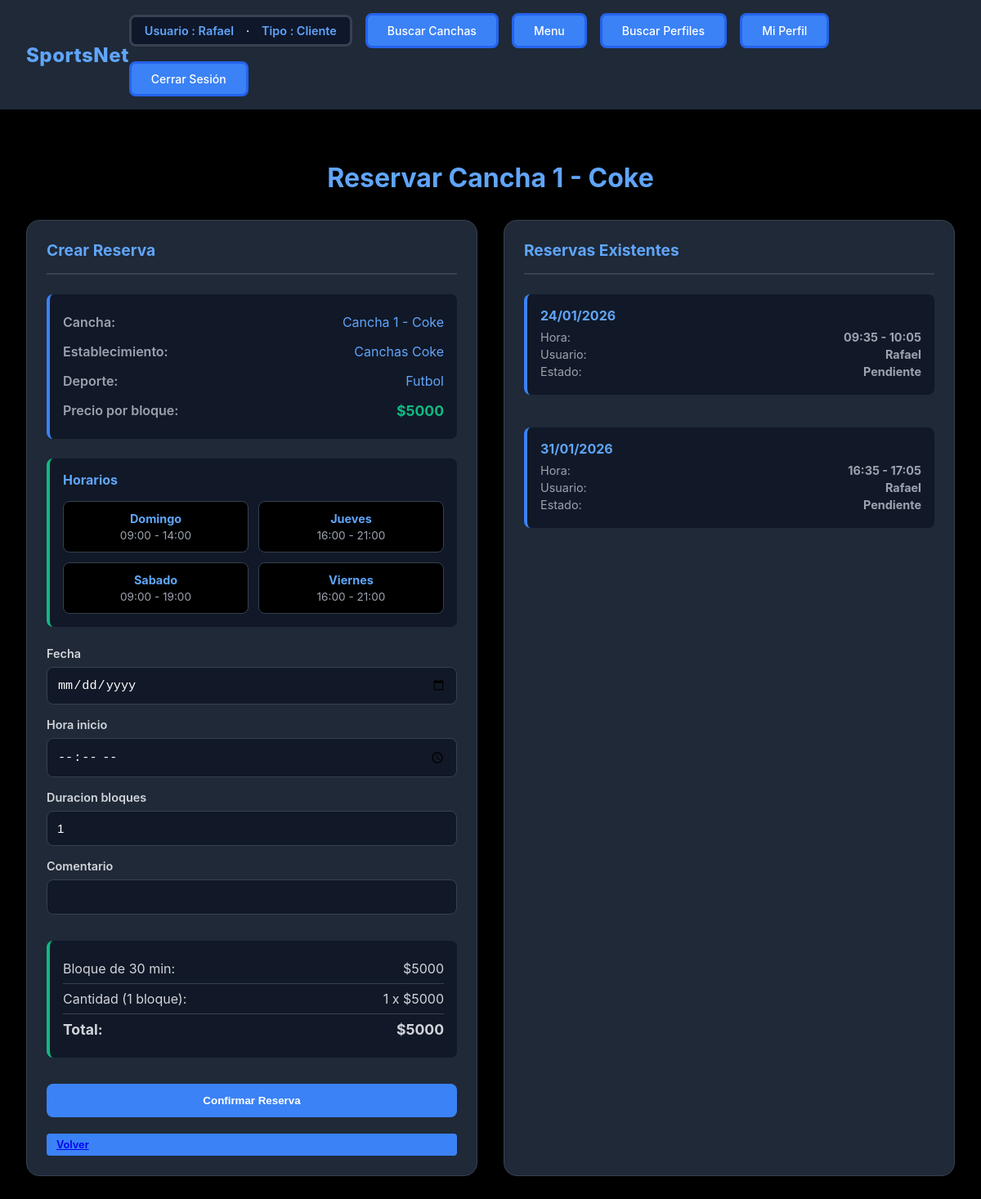
Before: /cancha/1/crear/reservas (signed in) with the older database file.
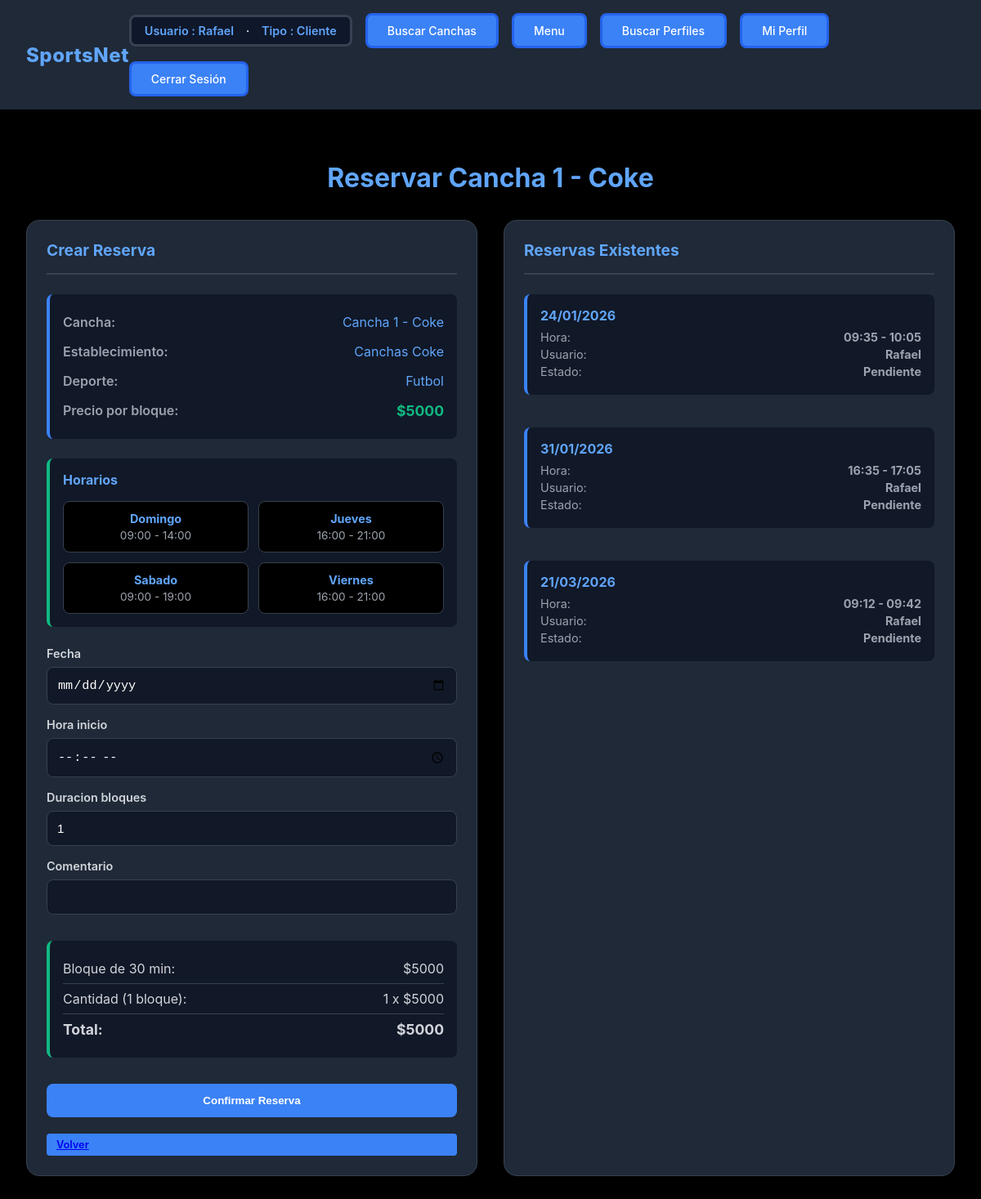
After: the same page with the newer database file.
### establecimientos/models.py (models this page shows, shortened)
class HorarioEstablecimiento(models.Model):
    DIAS_SEMANA = [
        ("Lunes","Lunes"),
        ("Martes","Martes"),
        ("Miercoles","Miercoles"),
        ("Jueves","Jueves"),
        ("Viernes","Viernes"),
        ("Sabado","Sabado"),
        ("Domingo","Domingo")
    ]
    establecimiento = models.ForeignKey(Establecimiento, on_delete=models.CASCADE, related_name="horarios")
    dia = models.CharField(max_length=20, choices=DIAS_SEMANA)
    hora_apertura = models.TimeField()
    hora_cierre = models.TimeField()

### reservas/models.py (models this page shows, shortened)
class Reserva (models.Model):
    ESTADOS = [("PENDIENTE","Pendiente"),
               ("CONFIRMADA","Confirmada"),
               ("CANCELADA","Cancelada"),
               ("TERMINADA","Terminada"),
               ("EN_CURSO","En Curso"),
               ]
    cancha = models.ForeignKey(Cancha, on_delete=models.SET_NULL, related_name="reservas",null=True,default="---")
    usuario = models.ForeignKey(Usuario, on_delete=models.CASCADE, related_name="reservas")
    fecha = models.DateField(default=timezone.now,blank=False, null=False)
    hora_inicio = models.TimeField(blank=False, null=False)
    duracion_bloques = models.PositiveIntegerField(default=1,blank=False, null=False )
    estado = models.CharField(max_length=20, choices=ESTADOS, default="PENDIENTE")
    precio_total = models.DecimalField(max_digits=10, decimal_places=0, null=True, blank = True)
    comentario = models.CharField(max_length=100, blank=True, null =True)
    fecha_creacion = models.DateTimeField(auto_now_add=True)
    def hora_fin (self):
        inicio = datetime.combine(self.fecha, self.hora_inicio)
        fin = inicio + timedelta(minutes=self.duracion_bloques*30)
        return fin.time()

### cuentas/models.py (models this page shows, shortened)
class Usuario (AbstractUser):
    email = models.EmailField(unique=True, blank=False, null=False)
    first_name = models.CharField(max_length=150, blank=False)
    last_name = models.CharField(max_length=150, blank=False)
    telefono = models.CharField(max_length=20, blank=False, null=False)
    fecha_nacimiento = models.DateField(blank=False, null=False)

### reservas/views.py (the view)
# urls.py: path("cancha/<int:cancha_id>/crear/reservas", views.crear_reserva , name="crear_reserva"),
@login_required(login_url="cuentas:login_cuenta")
@require_http_methods(["GET", "POST"])
def crear_reserva(request, cancha_id):
    cancha = get_object_or_404(Cancha, id=cancha_id)
    reservas_cancha = Reserva.objects.filter(
        cancha=cancha,
        estado__in=["PENDIENTE", "CONFIRMADA","EN_CURSO"]
    ).select_related("usuario").order_by("fecha", "hora_inicio")
    horarios = HorarioEstablecimiento.objects.filter(
        establecimiento=cancha.establecimiento
    ).order_by('dia')
    if request.method == "POST":
        form = CrearReservaForm(request.POST, cancha=cancha)
        if form.is_valid():
            reserva = form.save(commit=False)
            reserva.cancha = cancha
            reserva.usuario = request.user
            if conflicto_hora(reserva):
                messages.error(request, "Ya existe una reserva en ese horario")
                return render(request, "crear_reserva.html", {
                    "form": form,
                    "cancha": cancha,
                    "reservas_cancha": reservas_cancha,
                    "horarios": horarios,
                })
            reserva.save()
            messages.success(request, "Reserva creada")
            return redirect("cuentas:invitar_a_reserva", reserva_id=reserva.id)
    else:
        form = CrearReservaForm(cancha=cancha)
    for reserva in reservas_cancha:
        reserva.hora_fin = reserva.hora_fin()
    return render(request, "crear_reserva.html", {
        "form": form,
        "cancha": cancha,
        "reservas_cancha": reservas_cancha,
        "horarios": horarios,
    })

### reservas/forms.py (shortened to what this page needs)
class CrearReservaForm(forms.ModelForm):
    class Meta:
        model = Reserva
        fields = ['fecha', 'hora_inicio', 'duracion_bloques', 'comentario']
        widgets = {
            'fecha': forms.DateInput(attrs={'type': 'date'}),
            'hora_inicio': forms.TimeInput(attrs={'type': 'time'}),
        }
    def __init__(self, *args, cancha=None, **kwargs):
        super().__init__(*args, **kwargs)
        self.cancha = cancha

### cuentas/context_processors.py (called while the page is built)
def invitaciones_pendientes(request):
    if request.user.is_authenticated:
        invitacion_pendiente = request.user.received_invitations.filter(
            accepted=False
        ).order_by('-created_at').first()
        return {
            'invitacion_pendiente': invitacion_pendiente
        }
    return {
        'invitacion_pendiente': None
    }

### reservas/templates/crear_reserva.html (shortened to what the changed rows need)
{% extends 'base.html' %}
{% load static %}
{% block extra_css %}
  <link rel="stylesheet" href="{% static 'css/crear_reserva.css' %}">
{% endblock %}
{% block contenido %}
<div class="reserva-container">
  <h1 class="reserva-title">Reservar {{ cancha.nombre }}</h1>
  <div class="contenedor-dos-columnas">
    <div class="columna-formulario">
      <h2 class="seccion-titulo">Crear Reserva</h2>
      {% if horarios %}
        <div class="horarios-disponibles">
          <div class="horarios-grid">
            {% for horario in horarios %}
              <div class="horario-card">
                <div class="horario-dia">{{ horario.get_dia_display }}</div>
                <div class="horario-horas">{{ horario.hora_apertura|time:"H:i" }} - {{ horario.hora_cierre|time:"H:i" }}</div>
              </div>
            {% endfor %}
          </div>
        </div>
      {% endif %}
<br>
    </div>
    <div class="columna-reservas">
      <h2 class="seccion-titulo">Reservas Existentes</h2>
      {% if reservas_cancha %}
        <div class="reservas-lista">
          {% for reserva in reservas_cancha %}
            <div class="cancha-info">
              <div class="reserva-fecha">{{ reserva.fecha|date:"d/m/Y" }}</div>
              <div class="reserva-detalle">
                <span>Hora:</span>
                <strong>{{ reserva.hora_inicio|time:"H:i" }} - {{ reserva.hora_fin|time:"H:i" }}</strong>
              </div>
              <div class="reserva-detalle">
                <span>Usuario:</span>
                <strong>{{ reserva.usuario}}</strong>
              </div>
              <div class="reserva-detalle">
                <span>Estado:</span>
                <strong>{{ reserva.get_estado_display}}</strong>
              </div>
            </div>
          {% endfor %}
        </div>
      {% else %}
        <div class="sin-reservas">
          <p>No se han hecho reservas en esta cancha</p>
        </div>
      {% endif %}
    </div>
  </div>
</div>
{% endblock %}

Changed rows visible on the page:
added Reserva: fecha "21/03/2026", hora_inicio "09:12", hora_fin "09:42", usuario "Rafael", estado "Pendiente"
